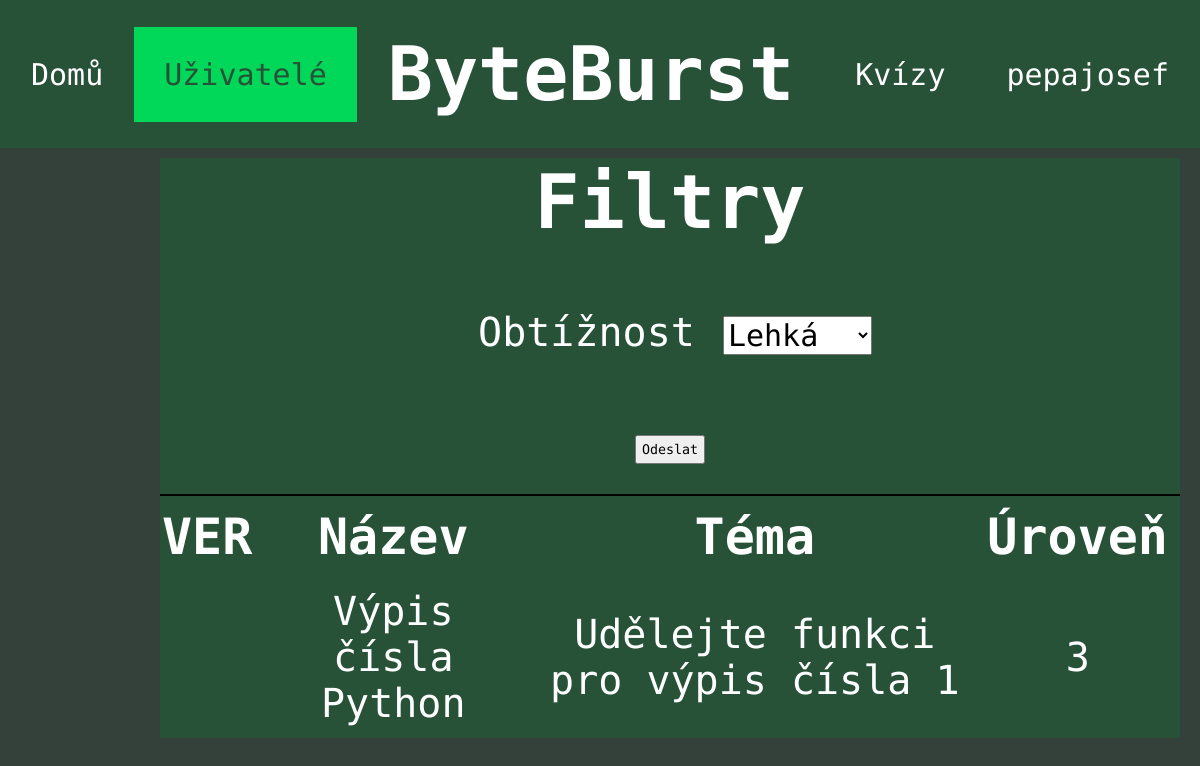
The app's page /ulohy/ (signed in) with its own data.
### tables this page shows
CREATE TABLE "task" (
	"id"	INTEGER,
	"title"	TEXT,
	"description"	TEXT,
	"output"	TEXT,
	"category_id"	INTEGER,
	"difficulty_id"	INTEGER,
	FOREIGN KEY("category_id") REFERENCES "category"("id"),
	PRIMARY KEY("id" AUTOINCREMENT)
);

### app.py (the view)
@app.route("/ulohy/", defaults={'categories':None}, methods=["POST", "GET"]) #pokud se do routování nezadá žádná kategorie, předají se všechny kategorie
@app.route("/ulohy/<categories>", methods=["POST", "GET"]) #do routování se zadá jazyk - např. sql a  to se ptoom předá jako vstupní parametr funkce, která z databáze získá všechny instance, kde jazyk je sql a zobrazí je
def tasks(categories):
    session["categories"]=categories
    con = sqlite3.connect("database.db")
    cur = con.cursor()
    if request.method=="POST":
        difficulty=request.form.get("difficulty")
        print(f"{difficulty} tohle je obtížnost")
        if session["categories"] is None: #pokud categories je none, tedy uživatel nic nezadal, pak se vezmou všechny úlohy
            if difficulty:
                cur.execute("SELECT * FROM task WHERE difficulty_id=?", (difficulty, ))
            else:
                cur.execute("SELECT * FROM task")
        else: #pokud bylo cateogories zadáno, tak se z databáze vezmou jen ty záznamy, kde je category_id rovno zadané hodnotě
            if difficulty:
                cur.execute("SELECT * FROM task WHERE difficulty_id=? AND category_id=?", (difficulty, session["categories"],))
            else:
                cur.execute("SELECT * FROM task WHERE category_id=?", (session["categories"], ))
        tasks=cur.fetchall() #spojení výsledků dotazu do proměnné tasks
        return render_template("pages/ulohy.html", active=2, tasks=tasks)
    else:
        if session["categories"] is None: #pokud categories je none, tedy uživatel nic nezadal, pak se vezmou všechny úlohy
            cur.execute("SELECT * FROM task")
        else: #pokud bylo cateogories zadáno, tak se z databáze vezmou jen ty záznamy, kde je category_id rovno zadané hodnotě
            cur.execute("SELECT * FROM task WHERE category_id=?",(session["categories"],))
        tasks=cur.fetchall() #spojení výsledků dotazu do proměnné tasks
        return render_template("pages/ulohy.html", active=2, tasks=tasks)

### templates/pages/ulohy.html (shortened to what this page needs)
{% extends "layout/header.html" %}
{% block content %}
<div style="top: 10px; position: relative;">
<div class="task-menu">
    <div class="filters">
        <h1>Filtry</h1>
        <form action="{{ url_for('tasks')}}" class="filters-form" method="post">
            <p>Obtížnost</p>
            <select id="difficulty" name="difficulty">
                <option value="3">Lehká</option>
            </select>
            <br>
            <input type="submit" value="Odeslat" style="color: black;">
        </form>
    </div>
    <table class="task-table">
        <tr>
            <th style="text-align: center; padding: 0;">VER</th>
            <th>Název</th>
            <th>Téma</th>
            <th>Úroveň</th>
        </tr>
        {% for element in tasks %}
        <tr>
            <td style="text-align: center;"><img src="static\images\shield_15627713.png" alt=""></td>
            <td><a href="{{ url_for('task', task_id=element[0]) }}" style="text-decoration: none;">{{ element[1] }}</a></td>
            <td>{{ element[2] }}</td>
            <td>{{ element[5] }}</td>
        </tr>
        {% endfor %}
    </table>
</div>
</div>
{% endblock %}

### static/css/style.css (style rules this page uses)
* { font-family: "Ubuntu Mono", monospace; color: white; }
:root { --background-green:#285238; --hover-green:#007C41; --active-green:#01D758; --page-background: #34403A; }
body { margin: 0; padding: 0; background-color: #34403A; }
h1 { font-size: 75px; display: inline-block; text-align: center; margin: auto; position: relative; }
.quiz-choice input, select, label, option { margin-top: 60px; margin-bottom: 60px; font-size: 30px; color: black; }
.quiz-content-form label,input { color: white; margin: 20px; padding: 5px; }
.profile-links tr, td { text-align: center; padding: 10px; }
.task-menu { width: 85%; float: right; right: 20px; position: relative; background-color: var(--background-green); }
.task-table { width: 100%; border-top: solid black 2px; }
.task-table th { font-size: 50px; padding: 10px; text-align: center; }
.task-table td { font-size: 40px; }
.filters { font-size: 30px; width: 100%; background-color: var(--background-green); border-collapse: collapse; text-align: center; }
.filters p { padding: 10px; border-left: solid var(--hover-green); display: inline-block; font-size: 40px; }
.filters p:first-child { border-left: none; }
.filters-form { padding: 10px; color: white; font-size: 30px; }

### records on screen
task: title "Výpis čísla Python", description "Udělejte funkci pro výpis čísla 1", difficulty "3"

### other values on screen
{{ session["username"] }} "pepajosef"
